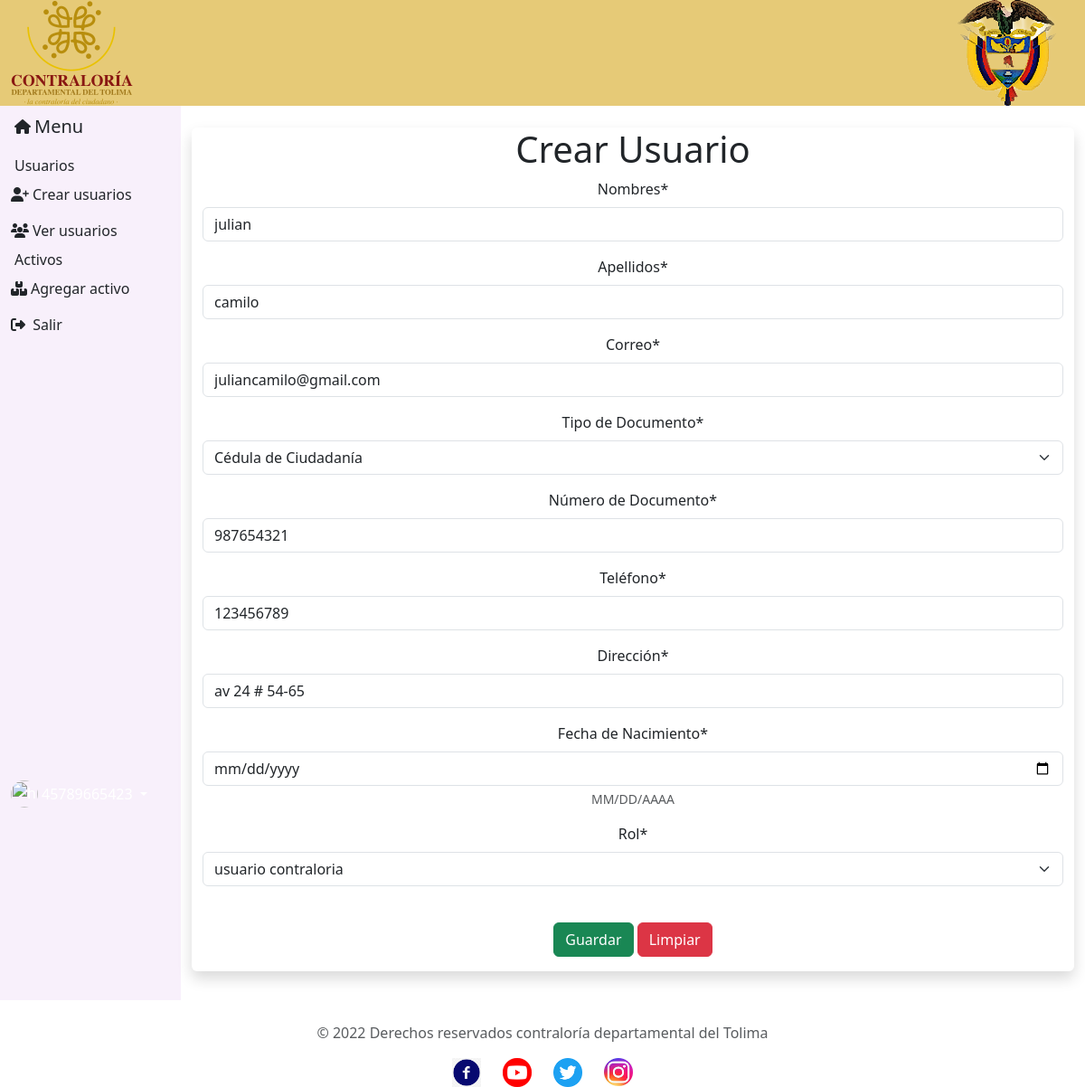
The page /usuarios/usuarios_editar/2/ (signed in) on the database its author committed.
### usuarios/models.py (models this page shows, shortened)
class Usuario(models.Model):
    nombres=models.CharField(max_length=60, verbose_name="Nombres")
    apellidos=models.CharField(max_length=60, verbose_name="Apellidos")
    email= models.EmailField(max_length=150, verbose_name='Correo')
    class TipoDocumento(models.TextChoices):
        CC='C.C', _('Cédula de Ciudadanía')
        CE='C.E', _('Cédula de Extranjería')
        TI='T.I', _('Tarjeta de Identidad')
        OT='Otro', _('Otro Tipo de Documento')
    tipoDocumento=models.CharField(max_length=4, choices=TipoDocumento.choices, default=TipoDocumento.CC, verbose_name="Tipo de Documento")
    documento=models.CharField(max_length=50, unique=True, verbose_name="Número de Documento")
    telefono=models.CharField(max_length=20, verbose_name="Teléfono")
    direccion=models.CharField(max_length=70, verbose_name="Dirección")
    fecha_nacimiento=models.DateField(verbose_name="Fecha de Nacimiento", help_text=u"MM/DD/AAAA")
    class Rol(models.TextChoices):
        Administrador='Administrador', _('Administrador')
        sistemas='sistemas', _('usuario sistemas')
        contraloria='contraloria', _('usuario contraloria')
    rol=models.CharField(max_length=25, choices=Rol.choices, default=Rol.sistemas, verbose_name="Rol")
    class Estado(models.TextChoices):
        ACTIVO='1', _('Activo')
        INACTIVO='0', _('Inactivo')
    estado=models.CharField(max_length=1, choices=Estado.choices, default=Estado.ACTIVO, verbose_name="Estado")
    user=models.ForeignKey(User, on_delete= models.CASCADE)

### usuarios/views.py (the view)
# urls.py: path('usuarios_editar/<int:pk>/', usuarios_editar, name="usuarios_editar"),
def usuarios_editar(request, pk):
    titulo="Usuarios - Editar"
    usuario= Usuario.objects.get(id=pk)
    if request.method == "POST":
        form= UsuarioForm(request.POST, instance=usuario)
        if form.is_valid():
            form.save()
            return redirect('usuarios')
        else:
            print("Error al guardar")
    else:
        form= UsuarioForm(instance=usuario)
    context={
        'titulo':titulo,
        'form':form
    }
    return render(request,'usuarios/crear.html',context)

### usuarios/forms.py
class UsuarioForm(ModelForm):
    class Meta:
        model= Usuario
        exclude=['estado','user']
        widgets={
            'fecha_nacimiento': widgets.DateInput(attrs={'type':'date'})
        }

### core/templates/usuarios/crear.html (shortened to what this page needs)
{% extends 'partials/body.html' %}
{% block content %}
{% load crispy_forms_tags %}
    <div class="container shadow w-90 h-90 text-center rounded mt-2">
        <h1>Crear Usuario</h1>
        <form action="" method="POST">
            {{form|crispy}}
            <div class="container py-3">
                <div class="d-grid gap-2 d-md-block">
                <button class="mt-2 btn btn-success">
                    Guardar
                </button>
                    <button type="reset" class="mt-2 btn btn-danger">
                            Limpiar
                    </button>
                    </div>
            </div>
        </form>
    </div>
{% endblock %}

### rows shown on the page
Usuario: nombres "julian", apellidos "camilo", email "juliancamilo@gmail.com", tipoDocumento "Cédula de Ciudadanía", documento "987654321", telefono "123456789", direccion "av 24 # 54-65", rol "usuario contraloria"
